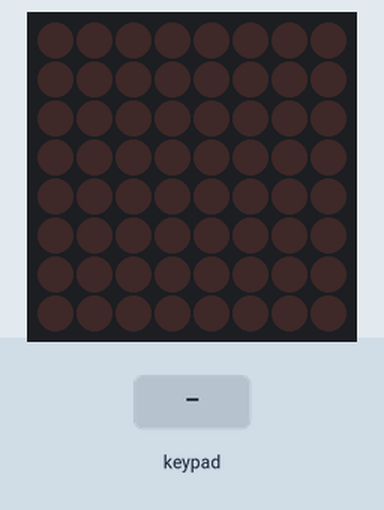
Bench run of a sketch on a simulated ATtiny85, built with avr-gcc and run on an emulated ATtiny85. On the bench: 8×8 LED matrix. The inputs (shaded band) are chosen by the test bench.

Above: at 1.2 s.
1.3 s: key '!' pressed
At 1.6 s:
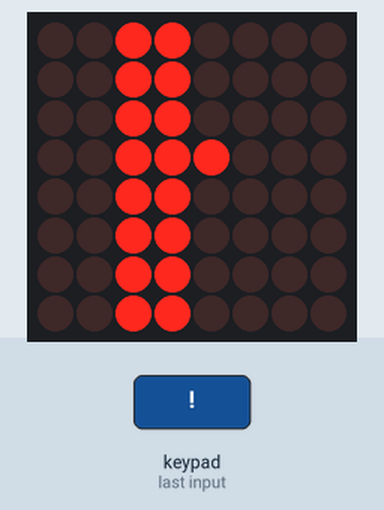
2.8 s: key '"' pressed
At 4.0 s:
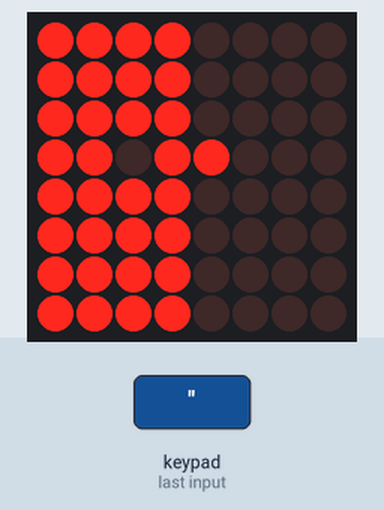
4.3 s: key '#' pressed
At 5.1 s:
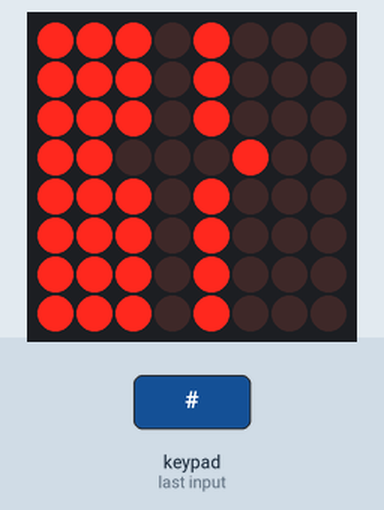
5.8 s: key '1' pressed
At 6.3 s:
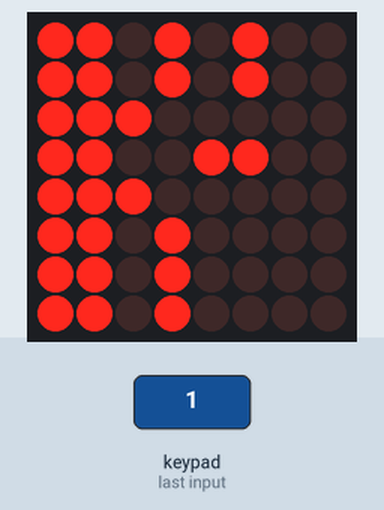
7.3 s: key '2' pressed
At 8.3 s:
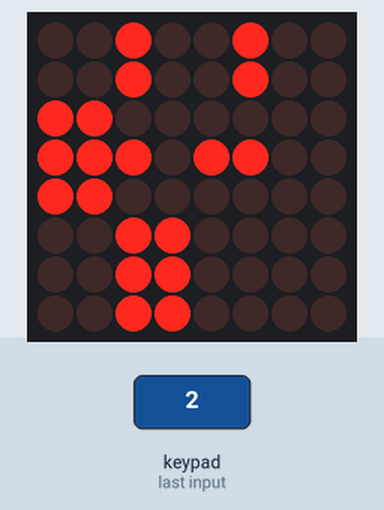
8.8 s: key '3' pressed
At 9.5 s:
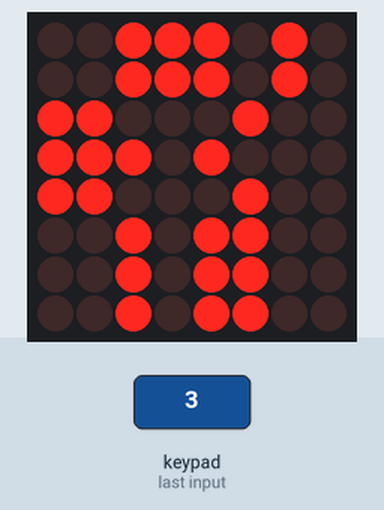
Timing chart, 0 to 11.3 s (numbered marks = the images above; inputs shaded):
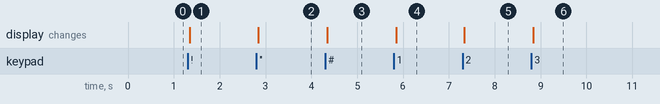

The sketch:

8x8.ino
```cpp
// ATtiny85 Output
// Entrada e Saída – Dado eletrônico

#include <LedControl.h>
#include <SoftwareSerial.h>
#include <Keypad.h>

#define F_CPU 16500000L

#define CS_PIN  22
#define CLK_PIN 23
#define DIN_PIN 24
#define BTN_PIN 25
#define RND_PIN A0

#define SERIAL_TX 0
#define SERIAL_RX 1

#define MAX_SEG 1

// set up keypad
const uint8_t ROWS = 4;
const uint8_t COLS = 4;
char keys[ROWS][COLS] = {
  { 0x11, 0x12, 0x13, 0x14},
  { 0x21, 0x22, 0x23, 0x24 },
  { 0x31, 0x32, 0x33, 0x34 },
  { 0x41, 0x42, 0x43, 0x44 }
};

uint8_t colPins[4] = { 34,35,36,37 }; // Pins connected to C1, C2, C3, C4
uint8_t rowPins[4] = { 30,31,32,33 }; // Pins connected to R1, R2, R3, R4
Keypad keypad = Keypad(makeKeymap(keys), rowPins, colPins, ROWS, COLS);


// 4 tiles, each one is 4 bytes
#define NUM_TILES 4
#define TILE_HEIGHT 8
// https://xantorohara.github.io/led-matrix-editor/#000000000f030303
uint8_t tiles[NUM_TILES][TILE_HEIGHT] {
  {
    B10000000,
    B10000000,
    B11100000,
    B01100000,
    B11100000,
    B10000000,
    B10000000,
    B10000000
  },
  {
    B11000000,
    B11000000,
    B11000000,
    B11100000,
    B11000000,
    B11000000,
    B11000000,
    B11000000
  },
  {
    B11110000,
    B11110000,
    B00100000,
    B00100000,
    B00100000,
    B11100000,
    B11100000,
    B11100000
  },
  {
    B01000000,
    B01000000,
    B11000000,
    B11000000,
    B11000000,
    B11000000,
    B11000000,
    B11000000
  }
};

byte tileLocations[NUM_TILES] = {
  (2 << 4) + 0, (0 << 4) + 0, (3 << 4) + 0, (6 << 4) + 0
};
// set correct Tile Locations (x = high 4 bits, y = low 4 bits)

uint8_t framebuffer[8];

// Define os pinos da serial
SoftwareSerial mySerial(SERIAL_RX, SERIAL_TX);

// Define os pinos da matriz de LEDs
LedControl mat = LedControl(DIN_PIN, CLK_PIN, CS_PIN, MAX_SEG); // MAX7219

bool waitDice = false;
uint8_t numberDice = 0;
int tile;

void setup() {
  mySerial.begin(9600);
  mySerial.println("Press a button to place tile at X offset.");
  mySerial.println("(Hold button if it doesn't register)");

  pinMode(BTN_PIN, INPUT_PULLUP);

  mat.shutdown(0, false);

  // Para o random não repetir a sequência
  randomSeed(analogRead(RND_PIN));

  // Ajusta o brilho da matriz de LEDs para intensidade média
  mat.setIntensity(0, 7);

  // Limpa o display
  mat.clearDisplay(0);
  // clear the framebuffer
  for (int i=0; i<8; i++) {
    framebuffer[i] = 0x0;
  }

  tile=0;
}


void renderFrame() {
  for (byte i=0; i<8; i++) {
    mat.setRow(0, i, framebuffer[i]);
  }
}

void placeTile(byte tile, byte offset_x = 0, byte offset_y = 0) {
  // paste tile into framebuffer (at offset)
  for (byte i = 0; i < TILE_HEIGHT; i++) {
    framebuffer[i + offset_y] ^= tiles[tile][i] >> offset_x;  // XOR with previous value
  }
}

bool checkWinState() {
  // if the grid is full, you win!
  bool winning = false;

  for (byte row=0; row < TILE_HEIGHT; row++) {
    if (framebuffer[row] == 0xFF) {
      winning = true;
    }
    else {
      return (false);
    }
  }
  return (winning);
}

void loop() {
  char key = keypad.getKey();
  byte tile, pos;
  if (key != NO_KEY) {
    tile = (key >> 4) - 1;
    pos = (key & B1111) - 1;
    mySerial.print("Tile,Pos: ");
    mySerial.print(tile);
    mySerial.print(", ");
    mySerial.println(pos);

    waitDice = true; // Trava o botão até o final da rolagem
    mySerial.print("Placing Tile: ");
    mySerial.println(tile);
    placeTile(tile, tileLocations[pos] >> 4);
    renderFrame();
    if (checkWinState()) {
      mySerial.println(">>>>> You Win!");
    }
    waitDice = false;
  }

  // Verifica o pressionamento do botão
  /*
  if (!digitalRead(BTN_PIN) && !waitDice) {
    waitDice = true; // Trava o botão até o final da rolagem
    mySerial.print("Tile: ");
    mySerial.println(tile);
    placeTile(tile, tileLocations[tile] >> 4);
    // place randomly
    // int randomXLocation = tileLocations[random(0,4)] >> 4;
    // placeTile(tile, randomXLocation);
    renderFrame();
    waitDice = false;
    ++tile %= NUM_TILES;
  }
  */
}
```

Measured:
- after the input at 1.3 s, the display: changes after 0.05 s (image 1)
- after the input at 2.8 s, the display: changes after 0.05 s (image 2)
- after the input at 4.3 s, the display: changes after 0.05 s (image 3)
- after the input at 5.8 s, the display: changes after 0.05 s (image 4)
- after the input at 7.3 s, the display: changes at once (image 5)
- after the input at 8.8 s, the display: changes at once (image 6)
